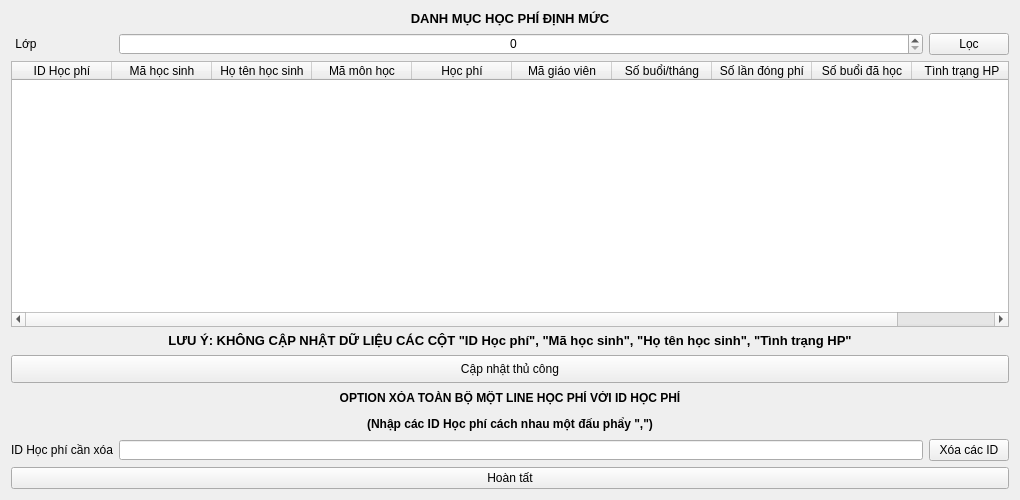
<?xml version="1.0" encoding="UTF-8"?>
<ui version="4.0">
 <class>xoahpdm</class>
 <widget class="QWidget" name="xoahpdm">
  <property name="geometry">
   <rect>
    <x>0</x>
    <y>0</y>
    <width>1020</width>
    <height>500</height>
   </rect>
  </property>
  <property name="minimumSize">
   <size>
    <width>1020</width>
    <height>500</height>
   </size>
  </property>
  <property name="windowTitle">
   <string>Xóa/sửa học phí định mức cũ và kiểm tra toàn bộ tình trạng học phí</string>
  </property>
  <layout class="QGridLayout" name="gridLayout">
   <item row="1" column="0">
    <widget class="QLabel" name="label_2">
     <property name="enabled">
      <bool>true</bool>
     </property>
     <property name="minimumSize">
      <size>
       <width>0</width>
       <height>22</height>
      </size>
     </property>
     <property name="maximumSize">
      <size>
       <width>16777215</width>
       <height>22</height>
      </size>
     </property>
     <property name="text">
      <string>&lt;html&gt;&lt;head/&gt;&lt;body&gt;&lt;p align=&quot;center&quot;&gt;Lớp&lt;/p&gt;&lt;/body&gt;&lt;/html&gt;</string>
     </property>
    </widget>
   </item>
   <item row="3" column="0" colspan="5">
    <widget class="QLabel" name="label_3">
     <property name="minimumSize">
      <size>
       <width>0</width>
       <height>16</height>
      </size>
     </property>
     <property name="maximumSize">
      <size>
       <width>16777215</width>
       <height>16</height>
      </size>
     </property>
     <property name="text">
      <string>&lt;html&gt;&lt;head/&gt;&lt;body&gt;&lt;p align=&quot;center&quot;&gt;&lt;span style=&quot; font-size:10pt; font-weight:600;&quot;&gt;LƯU Ý: KHÔNG CẬP NHẬT DỮ LIỆU CÁC CỘT &amp;quot;ID Học phí&amp;quot;, &amp;quot;Mã học sinh&amp;quot;, &amp;quot;Họ tên học sinh&amp;quot;, &amp;quot;Tình trạng HP&amp;quot;&lt;/span&gt;&lt;/p&gt;&lt;/body&gt;&lt;/html&gt;</string>
     </property>
    </widget>
   </item>
   <item row="6" column="0" colspan="3">
    <widget class="QLabel" name="label_5">
     <property name="text">
      <string>ID Học phí cần xóa</string>
     </property>
    </widget>
   </item>
   <item row="6" column="3">
    <widget class="QLineEdit" name="lineEdit">
     <property name="minimumSize">
      <size>
       <width>0</width>
       <height>20</height>
      </size>
     </property>
     <property name="maximumSize">
      <size>
       <width>16777215</width>
       <height>20</height>
      </size>
     </property>
    </widget>
   </item>
   <item row="6" column="4">
    <widget class="QPushButton" name="delidhp">
     <property name="text">
      <string>Xóa các ID</string>
     </property>
    </widget>
   </item>
   <item row="2" column="0" colspan="5">
    <widget class="QTableWidget" name="defhp_view">
     <attribute name="verticalHeaderVisible">
      <bool>false</bool>
     </attribute>
     <attribute name="verticalHeaderHighlightSections">
      <bool>true</bool>
     </attribute>
     <column>
      <property name="text">
       <string>ID Học phí</string>
      </property>
     </column>
     <column>
      <property name="text">
       <string>Mã học sinh</string>
      </property>
     </column>
     <column>
      <property name="text">
       <string>Họ tên học sinh</string>
      </property>
     </column>
     <column>
      <property name="text">
       <string>Mã môn học</string>
      </property>
     </column>
     <column>
      <property name="text">
       <string>Học phí</string>
      </property>
     </column>
     <column>
      <property name="text">
       <string>Mã giáo viên</string>
      </property>
     </column>
     <column>
      <property name="text">
       <string>Số buổi/tháng</string>
      </property>
     </column>
     <column>
      <property name="text">
       <string>Số lần đóng phí</string>
      </property>
     </column>
     <column>
      <property name="text">
       <string>Số buổi đã học</string>
      </property>
     </column>
     <column>
      <property name="text">
       <string>Tình trạng HP</string>
      </property>
     </column>
    </widget>
   </item>
   <item row="0" column="0" colspan="5">
    <widget class="QLabel" name="label">
     <property name="minimumSize">
      <size>
       <width>0</width>
       <height>16</height>
      </size>
     </property>
     <property name="maximumSize">
      <size>
       <width>16777215</width>
       <height>16</height>
      </size>
     </property>
     <property name="text">
      <string>&lt;html&gt;&lt;head/&gt;&lt;body&gt;&lt;p align=&quot;center&quot;&gt;&lt;span style=&quot; font-size:10pt; font-weight:600;&quot;&gt;DANH MỤC HỌC PHÍ ĐỊNH MỨC&lt;/span&gt;&lt;/p&gt;&lt;/body&gt;&lt;/html&gt;</string>
     </property>
    </widget>
   </item>
   <item row="1" column="4">
    <widget class="QPushButton" name="loc">
     <property name="text">
      <string>Lọc</string>
     </property>
    </widget>
   </item>
   <item row="1" column="3">
    <widget class="QSpinBox" name="lop">
     <property name="enabled">
      <bool>true</bool>
     </property>
     <property name="minimumSize">
      <size>
       <width>0</width>
       <height>22</height>
      </size>
     </property>
     <property name="maximumSize">
      <size>
       <width>16777215</width>
       <height>22</height>
      </size>
     </property>
     <property name="alignment">
      <set>Qt::AlignCenter</set>
     </property>
     <property name="maximum">
      <number>12</number>
     </property>
    </widget>
   </item>
   <item row="4" column="0" colspan="5">
    <widget class="QPushButton" name="capnhat">
     <property name="enabled">
      <bool>true</bool>
     </property>
     <property name="minimumSize">
      <size>
       <width>0</width>
       <height>28</height>
      </size>
     </property>
     <property name="maximumSize">
      <size>
       <width>16777215</width>
       <height>28</height>
      </size>
     </property>
     <property name="text">
      <string>Cập nhật thủ công</string>
     </property>
    </widget>
   </item>
   <item row="7" column="0" colspan="5">
    <widget class="QPushButton" name="hoantat">
     <property name="text">
      <string>Hoàn tất</string>
     </property>
    </widget>
   </item>
   <item row="5" column="0" colspan="5">
    <widget class="QLabel" name="label_4">
     <property name="minimumSize">
      <size>
       <width>0</width>
       <height>44</height>
      </size>
     </property>
     <property name="maximumSize">
      <size>
       <width>16777215</width>
       <height>44</height>
      </size>
     </property>
     <property name="text">
      <string>&lt;html&gt;&lt;head/&gt;&lt;body&gt;&lt;p align=&quot;center&quot;&gt;&lt;span style=&quot; font-weight:600;&quot;&gt;OPTION XÓA TOÀN BỘ MỘT LINE HỌC PHÍ VỚI ID HỌC PHÍ&lt;/span&gt;&lt;/p&gt;&lt;p align=&quot;center&quot;&gt;&lt;span style=&quot; font-weight:600;&quot;&gt;(Nhập các ID Học phí cách nhau một đấu phẩy &amp;quot;,&amp;quot;)&lt;/span&gt;&lt;/p&gt;&lt;/body&gt;&lt;/html&gt;</string>
     </property>
    </widget>
   </item>
  </layout>
 </widget>
 <resources/>
 <connections/>
</ui>
